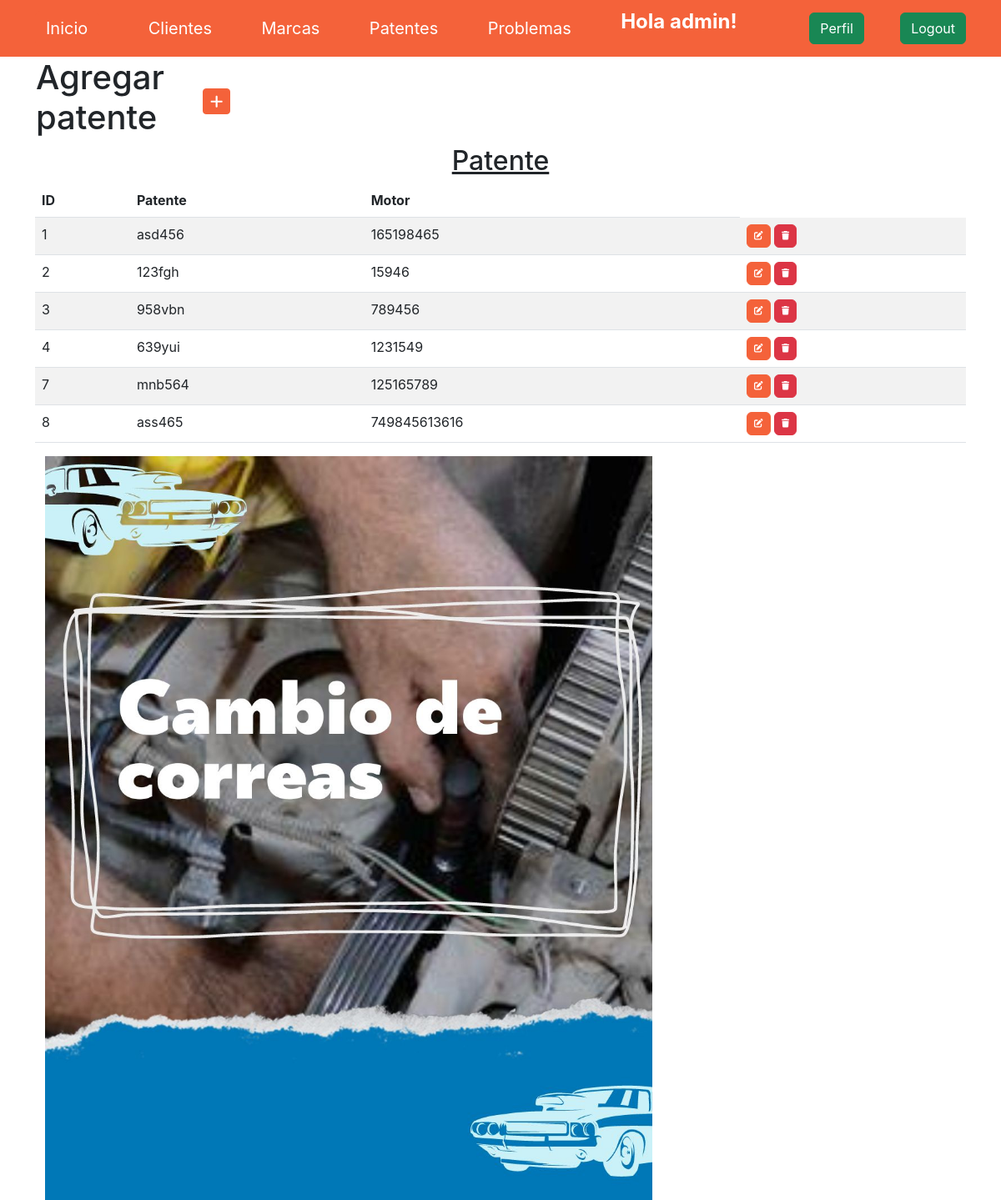
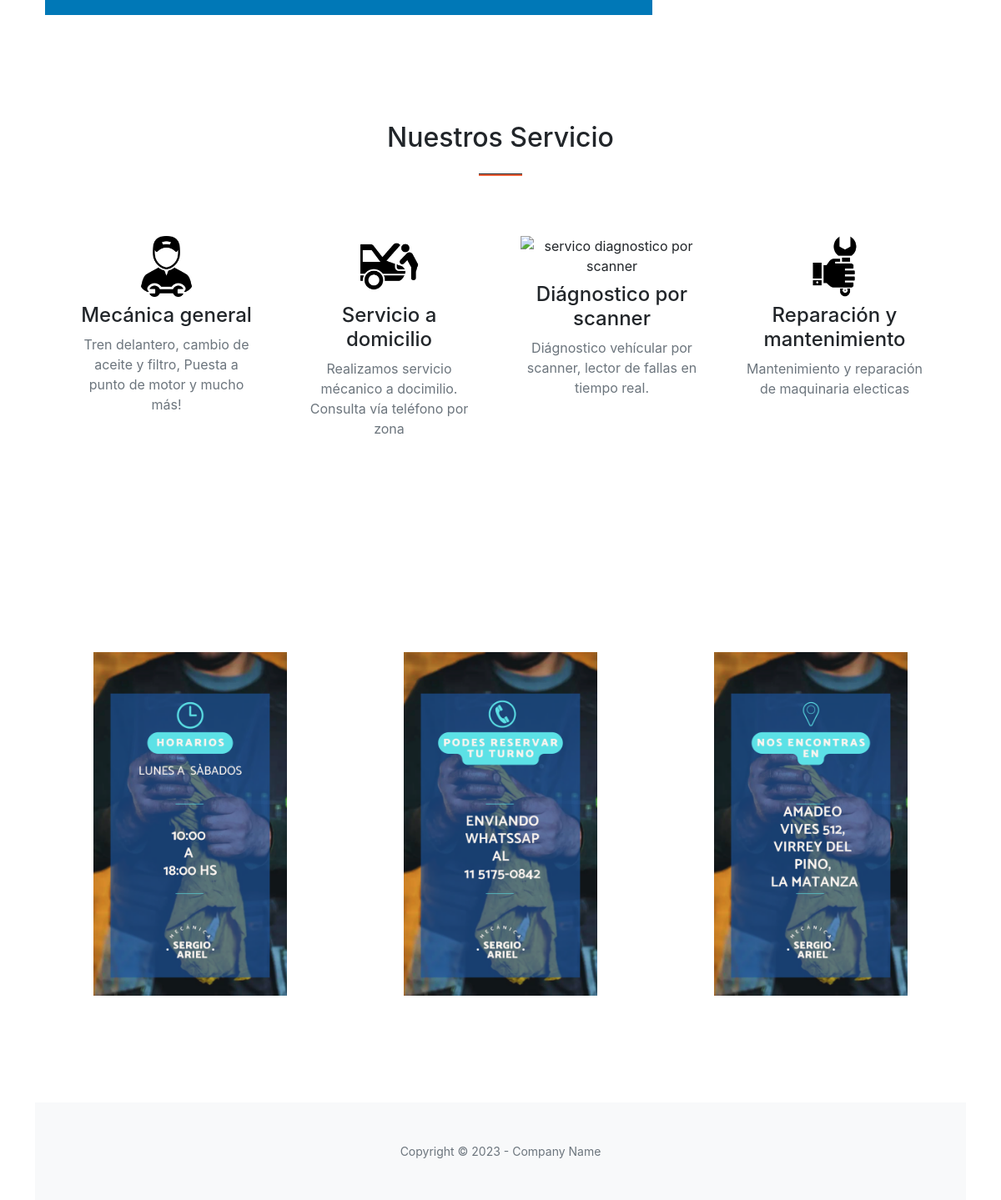
/patentes/ (signed in), run on the app's committed database (2 pictures, top to bottom).
### aplicacion/models.py (models this page shows, shortened)
class Patente(models.Model):
    patente = models.CharField(max_length=8, blank=False)
    motor = models.IntegerField()

### aplicacion/views.py (the view)
# urls.py: path('patentes/', PatenteList.as_view(), name="patentes" ),
class PatenteList(LoginRequiredMixin, ListView):
    model = Patente

### aplicacion/templates/aplicacion/patente_list.html (shortened to what this page needs)
{% extends 'aplicacion/base.html' %}
{% load static %}
{% block contenido %}
    <div class="container">
        <table>
            <tr>
                <td width="200"><h1> Agregar patente</h1></td>
                <td>
                    <a
                    href="{% url 'create_patente' %}"
                    class="btn btn-primary btn-sm"
                    ><i class="fa fa-plus fa-lg" title="New Record"> </i>
                    </a>
                </td>
            </tr>
        </table>
        <h2 class="text-center text-decoration-underline">Patente</h2>
        <table class="table table-striped">
            <thead>
                <tr>
                    <th scope="col">ID</th>
                    <th scope="col">Patente</th>
                    <th scope="col">Motor</th>
                </tr>
            </thead>
            <tbody>
    </div>
{% for patente in patente_list  %}
        <tr>
            <td>{{ patente.id }}</td>
            <td>{{ patente.patente }}</td>
            <td>{{ patente.motor }}</td>
            <td>
                <a
                    href="{% url 'update_patente' patente.id %}"
                    class="btn btn-primary"
                    style="--bs-btn-padding-y: .25rem; --bs-btn-padding-x: .5rem; --bs-btn-font-size: .75rem;"
                    ><i class="fa fa-edit fa-sm" title="Edit Record"></i>
                    </a>
                    <a
                    href="{% url 'delete_patente' patente.id %}"
                    class="btn btn-danger"
                    style="--bs-btn-padding-y: .25rem; --bs-btn-padding-x: .5rem; --bs-btn-font-size: .75rem;"
                    ><i class="fa fa-trash fa-sm" title="Delete Record"></i>
            </a>
            </td>
        </tr>
{% endfor %}
<div class="container">
    <img src="{% static 'img/5.jpg' %}" alt="diagnostico" class=" col-8 h-10">
</div>
{% endblock contenido %}

### aplicacion/templates/aplicacion/base.html (shortened to what this page needs)
<!DOCTYPE html>
<html lang="en">
    <head>
        {% load static  %}
        <link href="https://cdn.jsdelivr.net/npm/bootstrap-icons@1.5.0/font/bootstrap-icons.css" rel="stylesheet" type="text/css" />
        <link href="{% static 'aplicacion/css/styles.css' %}" rel="stylesheet" />
        <link href="{% static 'aplicacion/css/stylebase.css' %}" rel="stylesheet" />
    </head>
    <body id="page-top mg-0 bg-blue ">
          <nav class="navbar navbar-dark bg-primary" >
            <div class="container bg-primary" id="navegacion">
                <a class="navbar-brand btn btn-primary" href="{% url 'home' %}">Inicio</a>
                {% if user.is_authenticated %}
                    <a class="navbar-brand" href="{% url 'clientes' %}">Clientes</a>
                    <a class="navbar-brand" href="{% url 'marcas' %}">Marcas</a>
                    <a class="navbar-brand" href="{% url 'patentes' %}">Patentes</a>
                    <a class="navbar-brand" href="{% url 'problemas' %}">Problemas</a>
                    <p style="color: white" class="fs-4 fw-bolder">Hola {{user.username}}!</p>
                    <a class="btn btn-success" href="{% url 'editar_perfil' %}">Perfil</a>
                    <a class="btn btn-success" href="{% url 'logout' %}">Logout</a>
                {% else %}
                    <a class="btn btn-success " href="{% url 'registro' %}">Registro</a>
                    <a class="btn btn-success" href="{% url 'login' %}">Login</a>
                {% endif %}
            </div>
        </nav>
        {% block contenido %}{% endblock contenido %}
        <section class="page-section " id="services" >
            <div class="container px-4 px-lg-5">
                <h2 class="text-center mt-0">Nuestros Servicio</h2>
                <hr class="divider" />
                <div class="row gx-4 gx-lg-5">
                    <div class="col-lg-3 col-md-6 text-center">
                        <div class="mt-5">
                            <div class="mb-2"><img src="{% static 'img/automovil-con-llave.png' %}" alt="servico mecanico" class=" col-4 h-10"></div>
                            <h3 class="h4 mb-2">Mecánica general</h3>
                            <p class="text-muted mb-0">Tren delantero, cambio de aceite y filtro, Puesta a punto de motor y mucho más! </p>
                        </div>
                    </div>
                    <div class="col-lg-3 col-md-6 text-center">
                        <div class="mt-5">
                            <div class="mb-2"><img src="{% static 'img/reparando.png' %}" alt="servico a domicilio" class=" col-4 h-10"></div>
                            <h3 class="h4 mb-2">Servicio a domicilio</h3>
                            <p class="text-muted mb-0">Realizamos servicio mécanico a docimilio. Consulta vía teléfono por zona</p>
                        </div>
                    </div>
                    <div class="col-lg-3 col-md-6 text-center">
                        <div class="mt-5">
                            <div class="mb-2"><img src="{% static 'img/carro.png' %}" alt="servico diagnostico por scanner" class=" col-4 h-10"></div>
                            <h3 class="h4 mb-2">Diágnostico por scanner</h3>
                            <p class="text-muted mb-0">Diágnostico vehícular por scanner, lector de fallas en tiempo real.</p>
                        </div>
                    </div>
                    <div class="col-lg-3 col-md-6 text-center">
                        <div class="mt-5">
                            <div class="mb-2"><img src="{% static 'img/reparar.png' %}" alt="mantenimiento de maquinaria" class=" col-4 h-10"></div>
                            <h3 class="h4 mb-2">Reparación y mantenimiento</h3>
                            <p class="text-muted mb-0">Mantenimiento y reparación  de maquinaria electicas</p>
                        </div>
                    </div>
                </div>
            </div>
        </section>
        <section class="page-section" id="contact">
            <div class="container text-center">
                <div class="row">
                  <div class="col">
                    <img src="{% static 'img/servicio01.png' %}" alt="servico " class=" col-8 h-10">
                  </div>
                  <div class="col">
                    <img src="{% static 'img/reservaMec.png' %}" alt="reserva" class=" col-8 h-10">
                  </div>
                  <div class="col">
                    <img src="{% static 'img/direccion.png' %}" alt="direccion" class=" col-8 h-10">
                  </div>
                </div>
              </div>
        </section>
        <footer class="bg-light py-5">
            <div class="container px-4 px-lg-5"><div class="small text-center text-muted">Copyright &copy; 2023 - Company Name</div></div>
        </footer>
    </body>
</html>

### data on the page
Patente: id "1", patente "asd456", motor "165198465"
Patente: id "2", patente "123fgh", motor "15946"
Patente: id "3", patente "958vbn", motor "789456"
Patente: id "4", patente "639yui", motor "1231549"
Patente: id "7", patente "mnb564", motor "125165789"
Patente: id "8", patente "ass465", motor "749845613616"

### other printed values
{{ user.username }} "admin"
